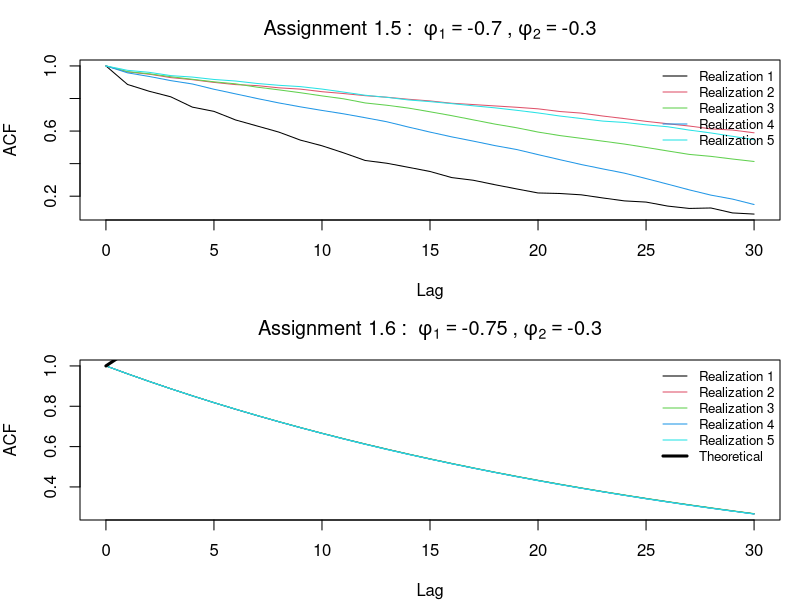

Write R code to recreate this figure.
# Plot empirical ACFs for the simulations in assignment 1.5 and 1.6.
#
# Model:
#   X_t + phi1 * X_{t-1} + phi2 * X_{t-2} = epsilon_t
# so:
#   X_t = -phi1 * X_{t-1} - phi2 * X_{t-2} + epsilon_t
#
# The simulations are generated recursively because assignment 1.5 is on
# the stationarity boundary, where arima.sim() will fail.

set.seed(123)

n <- 200
n_sim <- 5
lag_max <- 30

simulate_ar2 <- function(phi1, phi2, n, n_sim) {
  sims <- matrix(NA_real_, nrow = n, ncol = n_sim)

  for (j in seq_len(n_sim)) {
    eps <- rnorm(n)
    x <- numeric(n)

    x[1] <- eps[1]
    x[2] <- -phi1 * x[1] + eps[2]

    for (t in 3:n) {
      x[t] <- -phi1 * x[t - 1] - phi2 * x[t - 2] + eps[t]
    }

    sims[, j] <- x
  }

  sims
}

plot_acfs <- function(phi1, phi2, assignment, add_theoretical = FALSE) {
  sims <- simulate_ar2(phi1, phi2, n, n_sim)

  acf_empirical <- apply(sims, 2, function(x) {
    as.numeric(acf(x, plot = FALSE, lag.max = lag_max)$acf)
  })

  plot(
    0:lag_max,
    acf_empirical[, 1],
    type = "l",
    lty = 1,
    col = 1,
    ylim = range(acf_empirical),
    xlab = "Lag",
    ylab = "ACF",
    main = bquote(.(assignment) ~ ": " ~ phi[1] == .(phi1) ~ "," ~ phi[2] == .(phi2))
  )

  for (i in 2:ncol(acf_empirical)) {
    lines(0:lag_max, acf_empirical[, i], col = i, lty = 1)
  }

  legend_text <- paste("Realization", seq_len(n_sim))
  legend_col <- seq_len(n_sim)
  legend_lwd <- rep(1, n_sim)

  if (add_theoretical) {
    acf_theoretical <- ARMAacf(ar = c(-phi1, -phi2), lag.max = lag_max)
    lines(0:lag_max, acf_theoretical, col = "black", lwd = 3)

    legend_text <- c(legend_text, "Theoretical")
    legend_col <- c(legend_col, "black")
    legend_lwd <- c(legend_lwd, 3)
  }

  legend(
    "topright",
    legend = legend_text,
    col = legend_col,
    lty = 1,
    lwd = legend_lwd,
    bty = "n",
    cex = 0.8
  )
}

png("assignment_3/problem1_56_acf.png", width = 1200, height = 900)

par(mfrow = c(2, 1), mar = c(4, 4, 3, 1))

plot_acfs(phi1 = -0.7, phi2 = -0.3, assignment = "Assignment 1.5")
plot_acfs(phi1 = -0.75, phi2 = -0.3, assignment = "Assignment 1.6", add_theoretical = TRUE)

dev.off()
